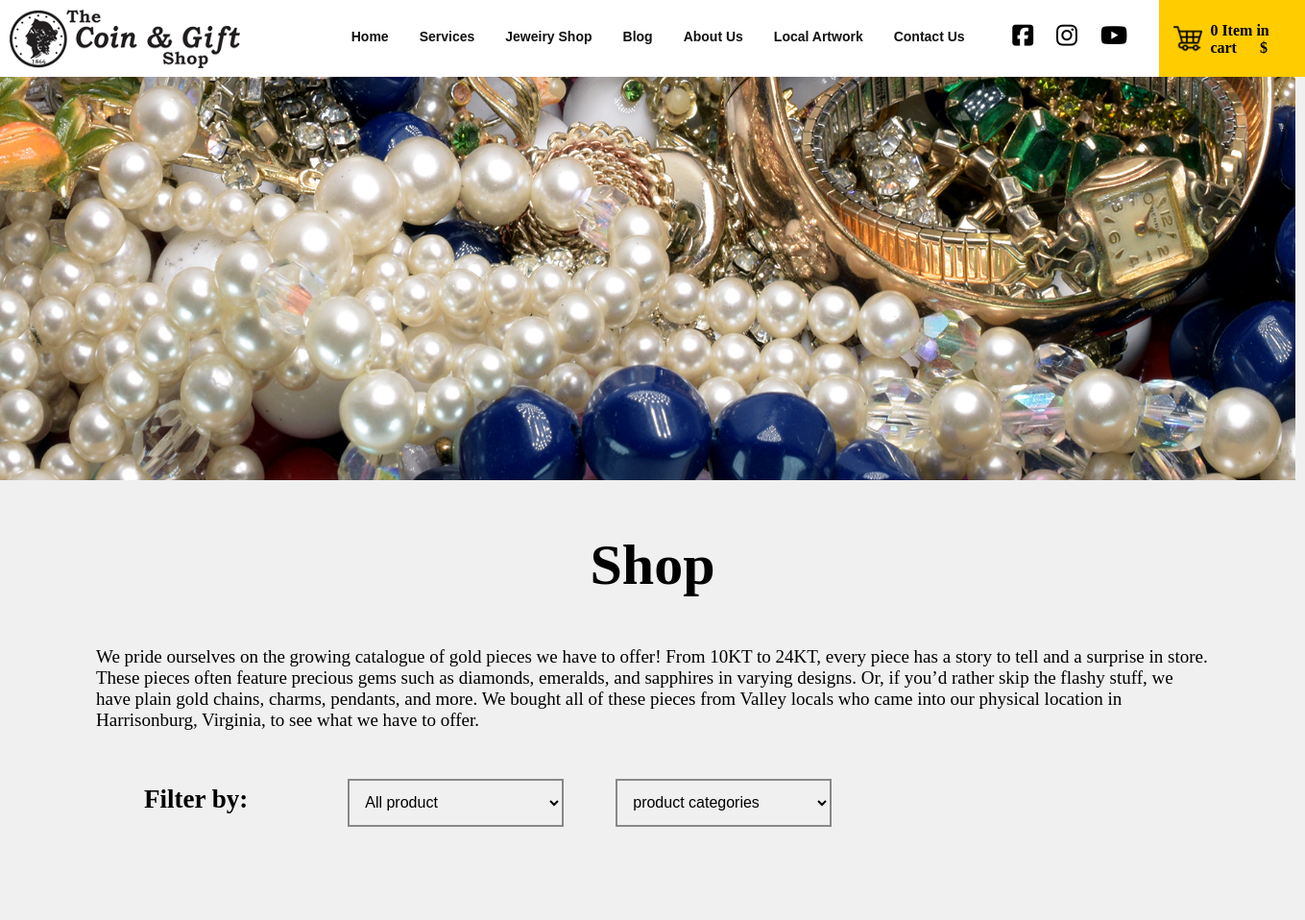
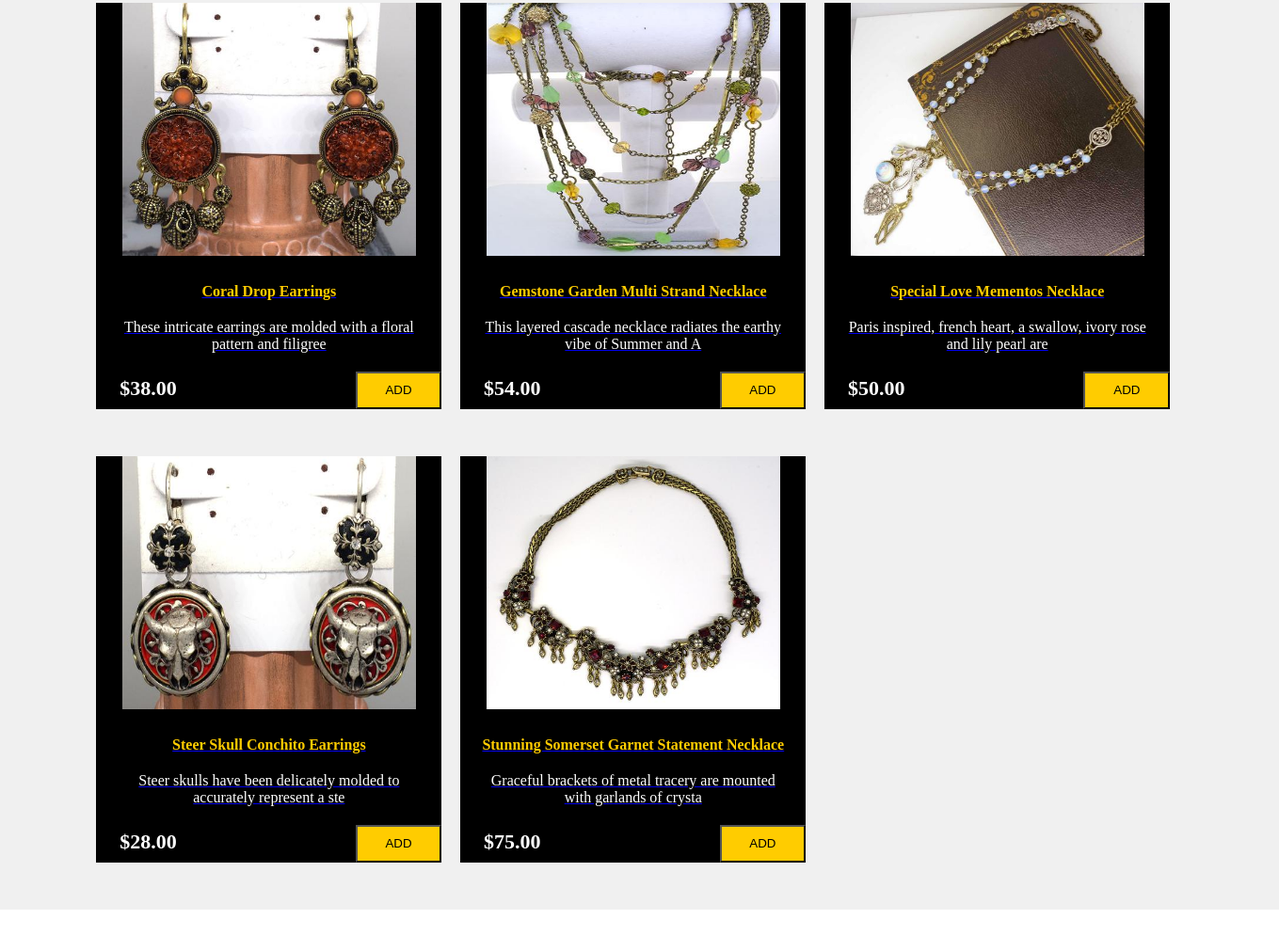
The page /Jeweiry_shop.php on the database its author committed (2 pictures, top to bottom).
### tables this page shows
CREATE TABLE products_detail(
	pro_detail_id INT(11) PRIMARY KEY AUTO_INCREMENT NOT NULL,
    pro_name VARCHAR(255) NOT NULL,
    cost_price decimal(15,2) DEFAULT '0.00',
    price decimal(15,2) NOT NULL DEFAULT '0.00',
    quantity INT(11) NOT NULL,
    comments VARCHAR(500) NOT NULL,
	image varchar(50) NOT NULL,
    sku VARCHAR(50) NOT NULL
);

### Jeweiry_shop.php (the view, shortened to what this page needs)
<?php
    $conn = mysqli_connect("localhost", "root", "", "thecoingiftshop");
    if ( ! $conn ) {
        echo "\jdhsfjjsdf";
    } else {
        function get_category(){
            $conn = mysqli_connect( "localhost", "root", "", "thecoingiftshop" );
            $sql = "SELECT category_name FROM category_detail";
            $result = $conn->query($sql);
            $category = array("product categories");
            if ($result->num_rows>0){
                while($row = mysqli_fetch_assoc($result)){
                echo "<tr>";
                    foreach ($row as $var => $value) {
                        array_push($category, $value);
                    }
                }
                return $category;
            }
        }
    }
?>
<!DOCTYPE html>
<html lang="en">
<head>
    <link rel="stylesheet" href="Style/style.css">
</head>
<body class="container-fluid" >
    <?php include("header.php")?>
    <main class="main_jeweiry_shop">
        <div class="background_image">
            <img src="Image/image-shop-default.jpg" alt="">
        </div>
        <section class="shop_title">
            <div class="div_intro_producr">
            <h2>Shop</h2>
            <p>We pride ourselves on the growing catalogue of gold pieces we have to offer! From 10KT to 24KT,
                every piece has a story to tell and a surprise in store. These pieces often feature precious gems
                such as diamonds, emeralds, and sapphires in varying designs. Or, if you’d rather skip the flashy
                stuff, we have plain gold chains, charms, pendants, and more. We bought all of these pieces from
                Valley locals who came into our physical location in Harrisonburg, Virginia, to see what we have to
                offer.</p>
            </div>
            <div class="div_filter_pro">
                <form action="/action_page.php">
                    <label for="cars">Filter by:</label>
                    <select class="filter_product" id="cars" name="cars">
                        <option value="volvo">All product</option>
                    </select>
                    <select class="filter_product" id="cars" name="cars">
                    <?php
                        foreach( get_category() as $category ) { ?>
                            <option value="<?php echo $category;?>"><?php echo $category; ?></option>
                    <?php }?>
                    </select>
                </form>
            </div>
        </section>
        <section class="show_Product">
            <div class="div_show_Product">
                <?php
                    $conn = mysqli_connect("localhost", "root", "", "thecoingiftshop");
                    $sql = "SELECT * FROM products_detail";
                    $result = $conn->query($sql);
                    if ($result->num_rows > 0) {
                      while($row = $result->fetch_assoc()) {
                        ?>
                        <form method="post" action="Jeweiry_shop.php?action=add&id=<?php echo $row["pro_detail_id"]; ?>">
                            <div class="Product">
                                <a href="product_detail.php?id=<?php echo $row['pro_detail_id']; ?>">
                                    <div class="product_image">
                                        <img src="image/<?php echo$row['image'];?>" alt="none">
                                    </div>
                                    <br>
                                    <span><?php echo $row["pro_name"];?></span>
                                    <p><?php echo substr($row["comments"],0,70);?></p>
                                    <b>$<?php echo $row["price"];?></b>
                                    <input type="submit" id="input_add" name="add_to_cart"class="btn btn-success" value="ADD" />
                                </a>
                            </div>
                      </form>
                        <?php
                      }
                    } else {
                      echo "0 results";
                    }
                ?>
            </div>
        </section>
    </main>
</body>
</html>

### header.php (shortened to what this page needs)
<header>
    <div class="div_logo">
        <a href="homepage.php"><img src="Image/logo.png" alt="no Image"></a>
    </div>
    <div class="div_menu">
        <ul>
            <li><a href="homepage.php">Home</a></li>
            <li><a href="">Services</a></li>
            <li><a href="Jeweiry_shop.php">Jeweiry Shop</a></li>
            <li><a href="">Blog</a></li>
            <li><a href="">About Us</a></li>
            <li><a href="">Local Artwork</a></li>
            <li><a href="">Contact Us</a></li>
            </ul>
    </div>
    <div class="div_social">
        <i class="fab fa-facebook-square"></i>
        <i class="fab fa-instagram"></i>
        <i class="fab fa-youtube"></i>
    </div>
    <div class="shopping_cart">
        <a href="cart.php">
            <div class="cart_image">
            <img src="image/shopping-cart.png" alt="cart">
            </div>
            <div class="cart_content">
                <b class="cart-badge">
                    <?php
                        if (isset($_SESSION['shopping_cart']) && is_array($_SESSION['shopping_cart'])) {
                            $totalquantity = 0;
                            foreach ($_SESSION['shopping_cart'] as $key => $value) {
                                $totalquantity = $totalquantity + $_SESSION['shopping_cart'][$key]["item_quantity"];
                            }
                        } else {
                            $totalquantity = 0;
                        }
                        echo $totalquantity." Item in cart";
                    ?>
                </b>
                <b class="cart-badge">
                    <?php
                        echo "$ ".$total;
                    ?>
                </b>
            </div>
        </a>
    </div>
</header>

### Style/style.css (style rules this page uses)
body { margin: 0; padding: 0; }
h2 { font-size: 60px; margin-bottom: 15px; }
p { font-size: 20px; }
div { margin: 0; }
header { height: 80px; width: 100%; position: fixed; top: 0; background-color: #ffffff; }
.div_logo { width: 20%; margin-top: 10px; padding-left: 10px; float: left; }
.div_menu { margin-top: 5px; width: 50%; margin-left: 5%; float: left; }
ul { height: 70px; list-style-type: none; margin: 0; padding: 0; overflow: hidden; }
li { float: left; height: 100%; margin: 0 16px; }
li a { display: block; text-align: center; color: #111111; font-family: Arial, Helvetica, sans-serif; margin-top: 25px; text-decoration: none; font-weight: bold; font-size: 14px; font-weight: 700; }
.div_social { width: 12%; height: 87%; float: left; margin-left: 15px; margin-top: 5px; }
.shopping_cart { background-color: #ffcc00; overflow: hidden; padding-bottom: 10px; padding-top: 5px; box-sizing: border-box; height: 100%; }
.cart_image { padding-top: 5px; width: 30%; float: left; overflow: hidden; height: 100%; }
.cart_content { overflow: hidden; width: 60%; margin-left: 5%; margin-top: 18px; float: left; }
.cart_image img { margin-left: 15px; margin-top: 15px; width: 30px; height: 30px; }
.cart-badge { color: black; margin-right: 20px; }
.fa-facebook-square, .fa-instagram, .fa-youtube { font-size:25px; padding: 20px 10px; }
.background_image img { height: 500px; position: fixed, absolute; top: 80px; }
.background_image img { width: 1349px; }
.main_jeweiry_shop, .detail_product_page { background-color: #f0f0f0; }
.shop_title { padding: 0 100px; padding-bottom: 50px; }
.div_intro_producr h2 { text-align: center; }
.div_intro_producr p { margin: 50px 0; font-size: 19px; }
.div_filter_pro label { font-size: 27px; font-weight: bold; padding: 0 50px 50px 50px; }
.filter_product { width: 225px; height: 50px; padding: 6px 12px; font-size: 16px; background-color: #f0f0f0; border: 2px solid #888888; margin-left: 50px; }
.show_Product { margin: 50px 5%; box-sizing: border-box; }
.div_show_Product { margin: 0 2%; width: 100%; background-color: #f0f0f0; overflow: hidden; box-sizing: border-box; }
.Product { width: 30%; background-color: #000000; box-sizing: border-box; float: left; margin: 0 10px; margin-bottom: 50px; box-sizing: border-box; text-align: center; }
.Product span { font-size: 16px; color: #FFCC00; font-weight: bold; }
.Product b { float: left; width: 30%; font-size: 22px; margin-top: 5px; color: #ffffff; font-weight: bold; }
.Product input { float: right; width: 25%; height: 40px; background-color: #FFCC00; color: black; }
.Product p { color: #ffffff; font-size: 16px; margin: 20px 5%; }
.Product img { width: 85%; height: 269px; text-align: center; }
.product_image { height: 280px; overflow: hidden; }

### rows shown on the page
products_detail: image (picture), pro_name "Coral Drop Earrings", comments "These intricate earrings are molded with a floral pattern and filigree", price "38.00"
products_detail: image (picture), pro_name "Gemstone Garden Multi Strand Necklace", comments "This layered cascade necklace radiates the earthy vibe of Summer and A", price "54.00"
products_detail: image (picture), pro_name "Special Love Mementos Necklace", comments "Paris inspired, french heart, a swallow, ivory rose and lily pearl are", price "50.00"
products_detail: image (picture), pro_name "Steer Skull Conchito Earrings", comments "Steer skulls have been delicately molded to accurately represent a ste", price "28.00"
products_detail: image (picture), pro_name "Stunning Somerset Garnet Statement Necklace", comments "Graceful brackets of metal tracery are mounted with garlands of crysta", price "75.00"

### other values the page prints
$totalquantity "0"
form field cars "product categories"
